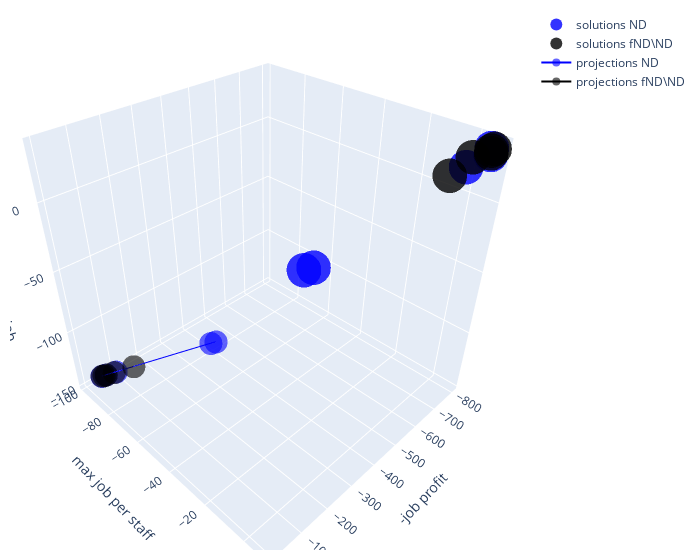

The notebook cell this image was saved under:
### Code cell
import plotly.graph_objects as go
import pandas as pd
vect = [1,2,3]
df_ND = pd.DataFrame(solutions[list(set_ND),:],columns=['-job profit','max job per staff','max len job'])
df_ND['type'] ='ND' 
df_ND['color'] =0
df_proj_ND = pd.DataFrame(projection(solutions[list(set_ND),:],vect),columns=['-job profit','max job per staff','max len job'])
df_proj_ND['type'] ='proj ND' 
df_proj_ND['color'] =0
df_rest = pd.DataFrame(solutions[list(set_rest),:],columns=['-job profit','max job per staff','max len job'])
df_rest['type'] =r'fND\ND'
df_rest['color'] =2
df_proj_rest = pd.DataFrame(projection(solutions[list(set_rest),:],vect),columns=['-job profit','max job per staff','max len job'])
df_proj_rest['type'] =r'proj fND\ND' 
df_proj_rest['color'] =2
df = pd.concat([df_ND,df_rest])
df_proj = pd.concat([df_proj_ND,df_proj_rest])




fig = go.Figure(data=[go.Scatter3d(name='solutions ND',x=df_ND['-job profit'],y=df_ND['max job per staff'],z=df_ND['max len job'],mode ='markers', 
                                   marker = dict(
                                     size = 12,
                                     color = 'blue',
                                     colorscale ='Viridis',
                                     opacity = 0.8
                                   )),
                      go.Scatter3d(name=r'solutions fND\ND',x=df_rest['-job profit'],y=df_rest['max job per staff'],z=df_rest['max len job'],mode ='markers', 
                                   marker = dict(
                                     size = 12,
                                     color = 'black',
                                     colorscale ='Viridis',
                                     opacity = 0.8
                                   )),
                     go.Scatter3d(name= 'projections ND',x=df_proj_ND['-job profit'],y=df_proj_ND['max job per staff'],z=df_proj_ND['max len job'],mode ='lines+markers', 
                                   marker = dict(
                                     size = 8,
                                     color = 'blue',
                                     colorscale ='Viridis',
                                     opacity = 0.6
                                   )),
                     go.Scatter3d(name= r'projections fND\ND',x=df_proj_rest['-job profit'],y=df_proj_rest['max job per staff'],z=df_proj_rest['max len job'],mode ='lines+markers', 
                                   marker = dict(
                                     size = 8,
                                     color = 'black',
                                     colorscale ='Viridis',
                                     opacity = 0.6
                                   ))])

fig.update_layout(scene = dict(
                    xaxis_title='-job profit',
                    yaxis_title='max job per staff',
                    zaxis_title='max len job'),
                    width=700,
                    margin=dict(r=20, b=10, l=10, t=10))

fig.show()

fig.write_html("plotly_nd_projection.html")

### Figure 1 — Plotly figure (JSON) as saved in the notebook; plotly's stock layout.template omitted (floating-point values rounded to 4 significant figures)
{"data": [{"marker": {"color": "blue", "colorscale": [[0, "#440154"], [0.1111, "#482878"], [0.2222, "#3e4989"], [0.3333, "#31688e"], [0.4444, "#26828e"], [0.5556, "#1f9e89"], [0.6667, "#35b779"], [0.7778, "#6ece58"], [0.8889, "#b5de2b"], [1, "#fde725"]], "opacity": 0.8, "size": 12}, "mode": "markers", "name": "solutions ND", "type": "scatter3d", "x": [-800, -770, -685, -170, -150], "y": [6, 8, 6, 3, 2], "z": [34, 33, 31, 19, 19]}, {"marker": {"color": "black", "colorscale": [[0, "#440154"], [0.1111, "#482878"], [0.2222, "#3e4989"], [0.3333, "#31688e"], [0.4444, "#26828e"], [0.5556, "#1f9e89"], [0.6667, "#35b779"], [0.7778, "#6ece58"], [0.8889, "#b5de2b"], [1, "#fde725"]], "opacity": 0.8, "size": 12}, "mode": "markers", "name": "solutions fND\\ND", "type": "scatter3d", "x": [-800, -785, -770, -710, -585], "y": [7, 7, 8, 6, 8], "z": [34, 34, 34, 35, 35]}, {"marker": {"color": "blue", "colorscale": [[0, "#440154"], [0.1111, "#482878"], [0.2222, "#3e4989"], [0.3333, "#31688e"], [0.4444, "#26828e"], [0.5556, "#1f9e89"], [0.6667, "#35b779"], [0.7778, "#6ece58"], [0.8889, "#b5de2b"], [1, "#fde725"]], "opacity": 0.6, "size": 8}, "mode": "lines+markers", "name": "projections ND", "type": "scatter3d", "x": [-49.0, -46.79, -41.43, -7.643, -6.357], "y": [-98.0, -93.57, -82.86, -15.29, -12.71], "z": [-147.0, -140.4, -124.3, -22.93, -19.07]}, {"marker": {"color": "black", "colorscale": [[0, "#440154"], [0.1111, "#482878"], [0.2222, "#3e4989"], [0.3333, "#31688e"], [0.4444, "#26828e"], [0.5556, "#1f9e89"], [0.6667, "#35b779"], [0.7778, "#6ece58"], [0.8889, "#b5de2b"], [1, "#fde725"]], "opacity": 0.6, "size": 8}, "mode": "lines+markers", "name": "projections fND\\ND", "type": "scatter3d", "x": [-48.86, -47.79, -46.57, -42.36, -33.14], "y": [-97.71, -95.57, -93.14, -84.71, -66.29], "z": [-146.6, -143.4, -139.7, -127.1, -99.43]}], "layout": {"margin": {"b": 10, "l": 10, "r": 20, "t": 10}, "scene": {"xaxis": {"title": {"text": "-job profit"}}, "yaxis": {"title": {"text": "max job per staff"}}, "zaxis": {"title": {"text": "max len job"}}}, "width": 700}}
